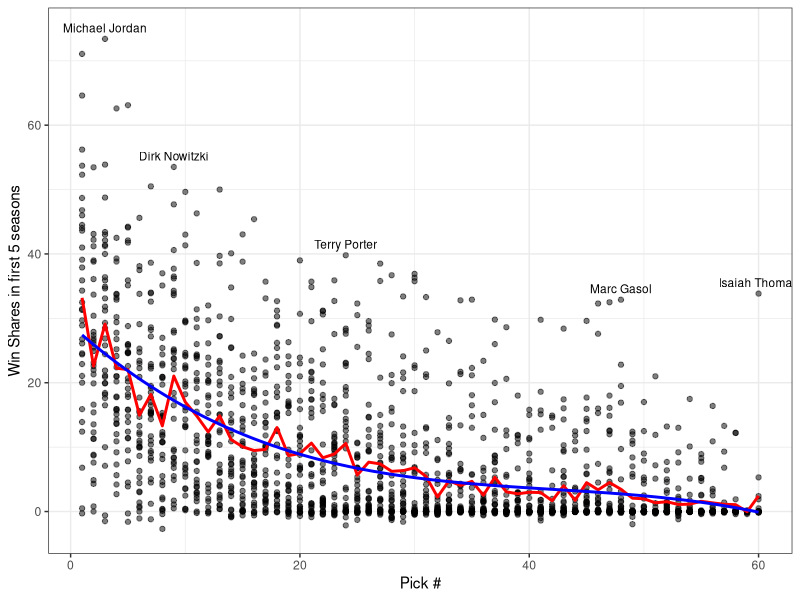
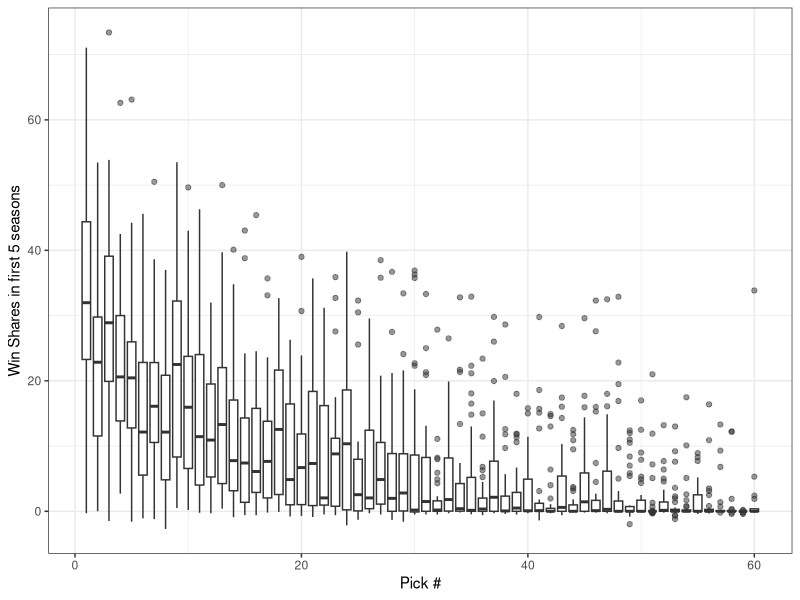
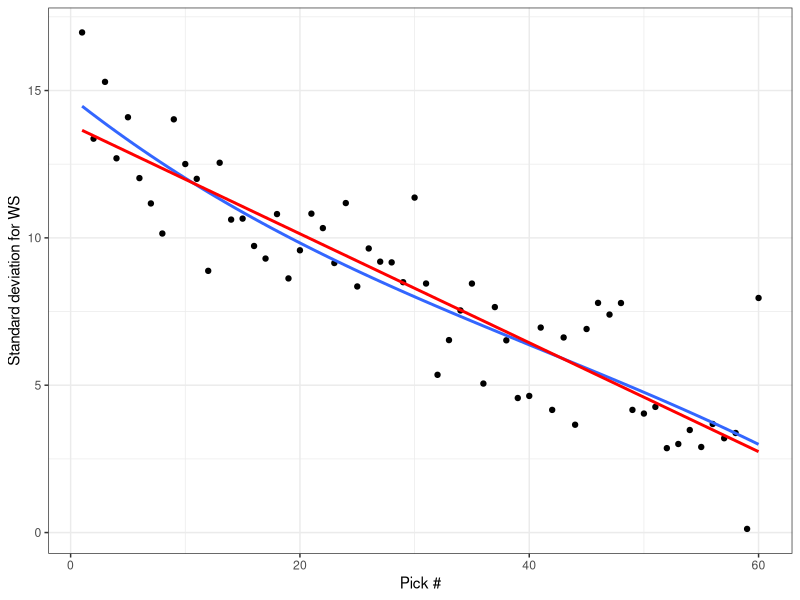
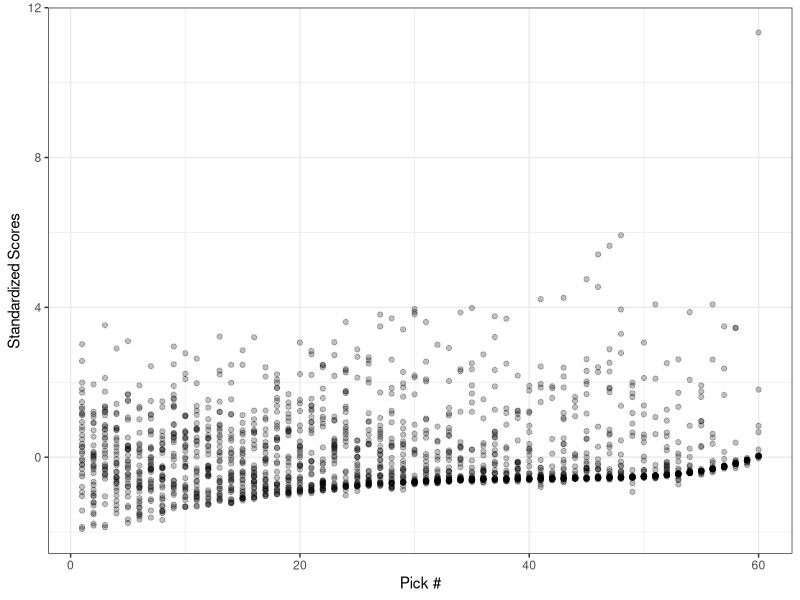
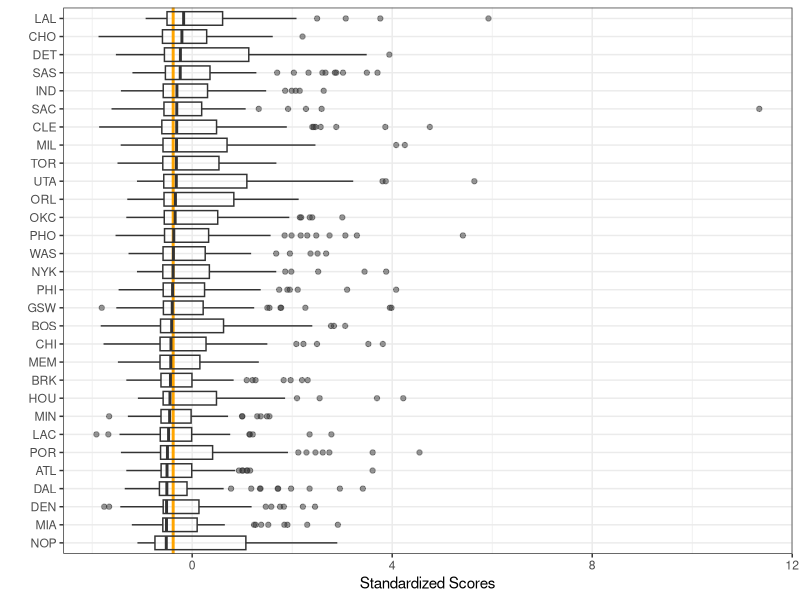
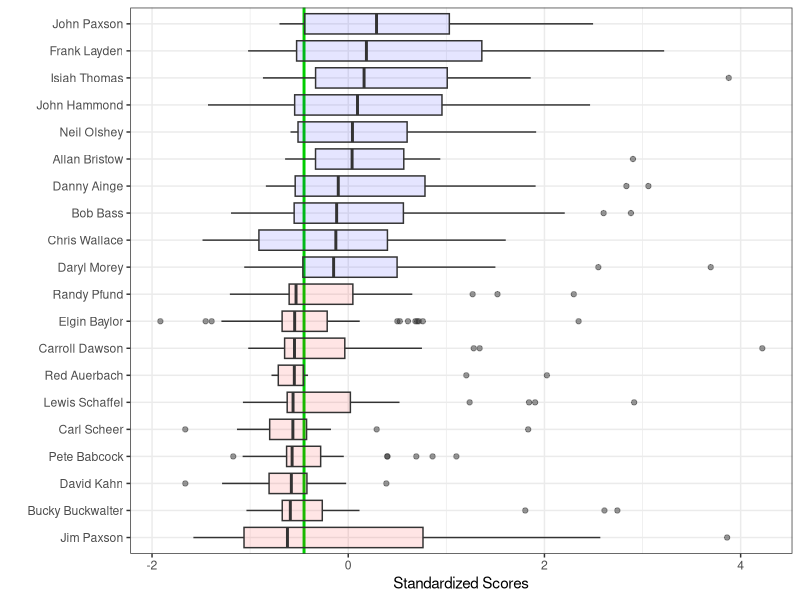

These charts were generated, in order, by the following R code:
## ---- chunk 1
knitr::opts_chunk$set(echo = FALSE,
                      warning = FALSE,
                      message = FALSE,
                      fig.align = "center")

library(tidyverse)
library(kableExtra)
## ---- chunk 2

player.sum <- read_csv("data//nba draft best worst//draft player.csv", na = "")

pick.summary <- player.sum %>%
  group_by(pick) %>%
  summarise(ws.mean = mean(WS.pro_cs),
            ws.sd = sd(WS.pro_cs))

## ---- chunk 3

player.sum %>%
  group_by(pick) %>%
  mutate(label = ifelse(WS.pro_cs == max(WS.pro_cs) &
                          pick %in% c(3, 9, 24, 48, 60), player, NA)) %>%
  ggplot(aes(x = pick, y = WS.pro_cs)) +
  geom_point(alpha = 0.5) +
  geom_line(data = pick.summary,
            aes(y = ws.mean), 
            color = "red", size = 1) +
  geom_smooth(method = "lm", formula = y ~ splines::bs(x, 3), color = "blue", se = FALSE) +
  geom_text(aes(label = label), vjust = 0, nudge_y = 1, size = 3) +
  labs(x = "Pick #", y = "Win Shares in first 5 seasons") +
  theme_bw()

## ---- chunk 4

player.sum %>%
  ggplot(aes(x = pick, y = WS.pro_cs)) +
  geom_boxplot(aes(group = pick), outlier.alpha = 0.5) +
  labs(x = "Pick #", y = "Win Shares in first 5 seasons") +
  theme_bw()

## ---- chunk 5

pick.summary %>%
  ggplot(aes(x = pick, y = ws.sd)) +
  geom_point() +
  geom_smooth(method = "lm", formula = y ~ splines::bs(x, 3), se = FALSE) +
  geom_smooth(method = "lm", se = FALSE, color = "red") +
  scale_color_discrete(name = "years since") +
  labs(x = "Pick #", y = "Standard deviation for WS") +
  theme_bw()

## ---- chunk 6

### plot of standardized values at each pick
ggplot(player.sum, aes(x = pick, y = ws.std)) +
  # geom_hline(yintercept = 4, color = "blue", size = 1.25, alpha = 0.25) +
  geom_point(alpha = 0.25) +
  labs(x = "Pick #", y = "Standardized Scores") +
  theme_bw()

## ---- chunk 7

top30.play <- player.sum %>%
  select(year, pick, team, player, ws.std) %>%
  arrange(desc(ws.std)) %>%
  filter(row_number() <= 30) %>%
  rename(`Draft Year` = year, Pick = pick, Team = team, 
         Player = player, Score = ws.std) %>%
  mutate(Rank = row_number()) %>%
  select(Rank, everything())
  
knitr::kable(top30.play, format = "html", digits = 2,
             caption = "30 Best Draft Picks (1980-2013)") %>%
  kable_styling(bootstrap_options = c("basic", "condensed"), full_width = FALSE) %>%
  scroll_box(height = "390px")

## ---- chunk 8

bot30.play <- player.sum %>%
  select(year, pick, team, player, ws.std) %>%
  arrange(ws.std) %>%
  filter(row_number() <= 30) %>%
  rename(`Draft Year` = year, Pick = pick, Team = team, 
         Player = player, Score = ws.std) %>%
  mutate(Rank = row_number()) %>%
  select(Rank, everything())
  
knitr::kable(bot30.play, format = "html", digits = 2, 
             caption = "30 Worst Draft Picks (1980-2013)") %>%
  kable_styling(bootstrap_options = c("basic", "condensed"), full_width = FALSE) %>%
  scroll_box(height = "390px")

## ---- chunk 9

team.sum <- player.sum %>%
  group_by(final.fran) %>%
  summarise(Players = n(),
            Mean = mean(ws.std),
            Median = median(ws.std),
            SD = sd(ws.std),
            best = player[which.max(ws.std)],
            best.yr = year[which.max(ws.std)],
            best.pk = pick[which.max(ws.std)],
            worst = player[which.min(ws.std)],
            worst.yr = year[which.min(ws.std)],
            worst.pk = pick[which.min(ws.std)]) %>%
  ungroup()

team.table <- team.sum %>%
  arrange(desc(Median)) %>%
  mutate(`Best Pick*` = paste(best, " (", best.yr, ", ", best.pk, ")", sep = ""),
         `Worst Pick*` = paste(worst, " (", worst.yr, ", ", worst.pk, ")", sep = ""),
         Rank = row_number()) %>%
  rename(Team = final.fran) %>%
  select(Rank, Team, Players, Median, Mean, SD, `Best Pick*`, `Worst Pick*`)

knitr::kable(team.table, format = "html", digits = 2,
             caption = "Draft picks by team (1980-2013)") %>%
  kable_styling(bootstrap_options = c("basic", "condensed"), full_width = FALSE) %>%
  scroll_box(height = "390px") %>%
  footnote(symbol = "Best and worst picks show player, year drafted, and pick number.")

## ---- chunk 10

ggplot(player.sum,
       aes(x = reorder(final.fran, ws.std, FUN = median), y = ws.std)) +
  geom_hline(aes(yintercept = median(ws.std)), color = "orange", size = 1) +
  geom_boxplot(alpha = 0, outlier.alpha = 0.5) +
  labs(x = "", y = "Standardized Scores") +
  coord_flip() +
  theme_bw()

## ---- chunk 11

gm.sum <- player.sum %>%
  group_by(gm) %>%
  summarise(Players = n(),
            Mean = mean(ws.std),
            Med = median(ws.std),
            SD = sd(ws.std),
            best = player[which.max(ws.std)],
            best.yr = year[which.max(ws.std)],
            best.pk = pick[which.max(ws.std)],
            worst = player[which.min(ws.std)],
            worst.yr = year[which.min(ws.std)],
            worst.pk = pick[which.min(ws.std)]) %>%
  ungroup()

### table for printing
gm.sum.table <- gm.sum %>%
  filter(Players >= 12,
         !is.na(gm)) %>%
  arrange(desc(Med)) %>%
  mutate(`Best Pick*` = paste(best, " (", best.yr, ", ", best.pk, ")", sep = ""),
         `Worst Pick*` = paste(worst, " (", worst.yr, ", ", worst.pk, ")", sep = ""),
         Rk = row_number()) %>%
  rename(GM = gm) %>%
  select(Rk, GM, Players, Med, Mean, SD, `Best Pick*`, `Worst Pick*`)

knitr::kable(gm.sum.table, format = "html", digits = 2,
             caption = "Draft picks by GM (1980-2013)") %>%
  kable_styling(bootstrap_options = c("basic", "condensed"), full_width = FALSE) %>%
  scroll_box(height = "390px") %>%
  footnote(symbol = "Best and worst picks show player, year drafted, and pick number.")

## ---- chunk 12

gm.filt <- gm.sum.table %>%
  filter(row_number() <= 10 | row_number() >= (max(row_number()) - 9)) %>%
  pull(GM)

player.sum %>%
  filter(gm %in% gm.filt) %>%
  mutate(gm.color = ifelse(gm %in% gm.filt[1:10], "blue", "red")) %>%
  ggplot(aes(x = reorder(gm, ws.std, FUN = median), y = ws.std)) +
  geom_hline(aes(yintercept = median(ws.std)), color = "green3", size = 1) +
  geom_boxplot(alpha = 0.1, outlier.alpha = 0.5,
               aes(fill = gm.color)) +
  labs(x = "", y = "Standardized Scores") +
  scale_fill_identity() +
  coord_flip() +
  theme_bw()
